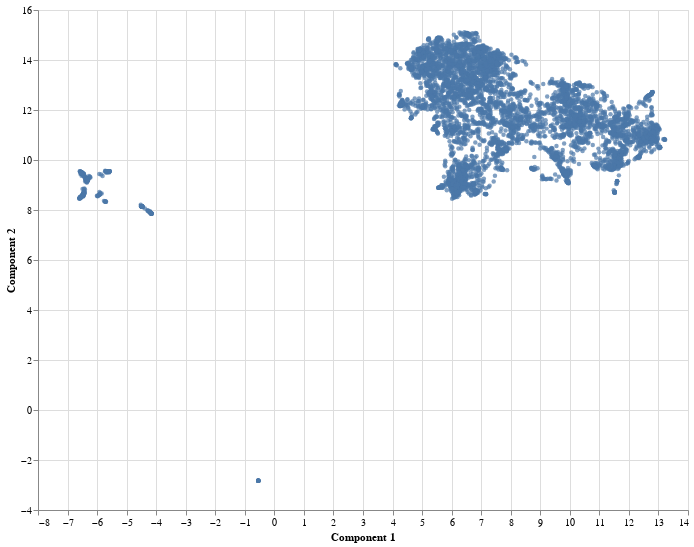

Notebook code for this chart:
### Code cell
# Store the embeddings in a dataframe and add the paper titles
embed = pd.DataFrame(embeddings, columns=['Component 1', 'Component 2'])
embed['title'] = df.original_title

# Visualise the embeddings - the figure is interactive!
plot(embed)

### Figure 1 — Vega-Lite specification as saved in the notebook (floating-point values rounded to 4 significant figures; data arrays with more than 128 entries replaced by an {"elided": "..."} marker saying what was removed)
{"config": {"view": {"continuousWidth": 400, "continuousHeight": 300}}, "data": {"name": "data-0b9672cb5a2f0df7b9a0b0f46b981130"}, "mark": {"type": "circle", "size": 20}, "encoding": {"tooltip": [{"type": "nominal", "field": "title"}], "x": {"type": "quantitative", "field": "Component 1"}, "y": {"type": "quantitative", "field": "Component 2"}}, "height": 500, "selection": {"selector007": {"type": "interval", "bind": "scales", "encodings": ["x", "y"]}}, "width": 650, "$schema": "https://vega.github.io/schema/vega-lite/v4.8.1.json", "datasets": {"data-0b9672cb5a2f0df7b9a0b0f46b981130": {"elided": "5501 records"}}}
